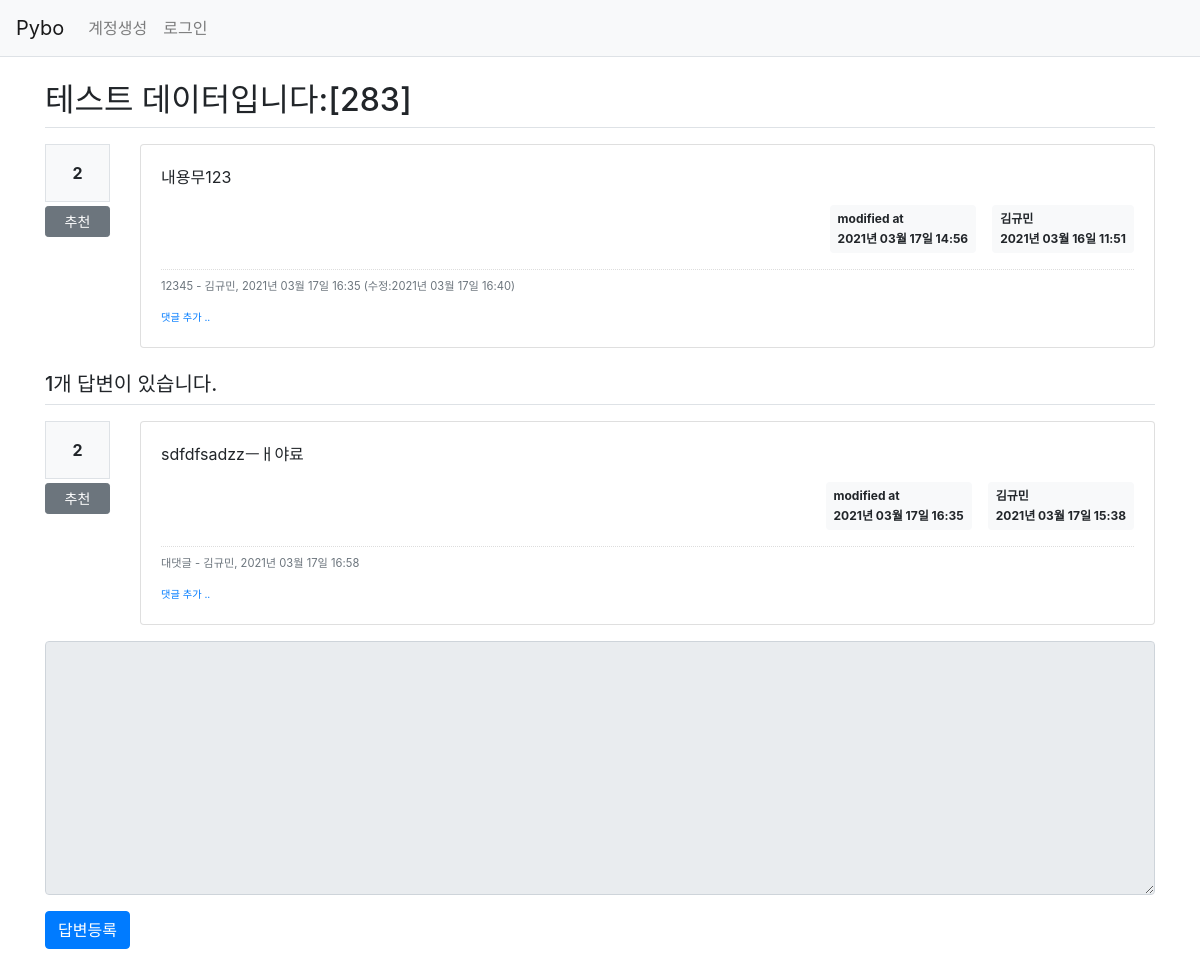
/question/detail/288/, run on an earlier commit of the app's database.
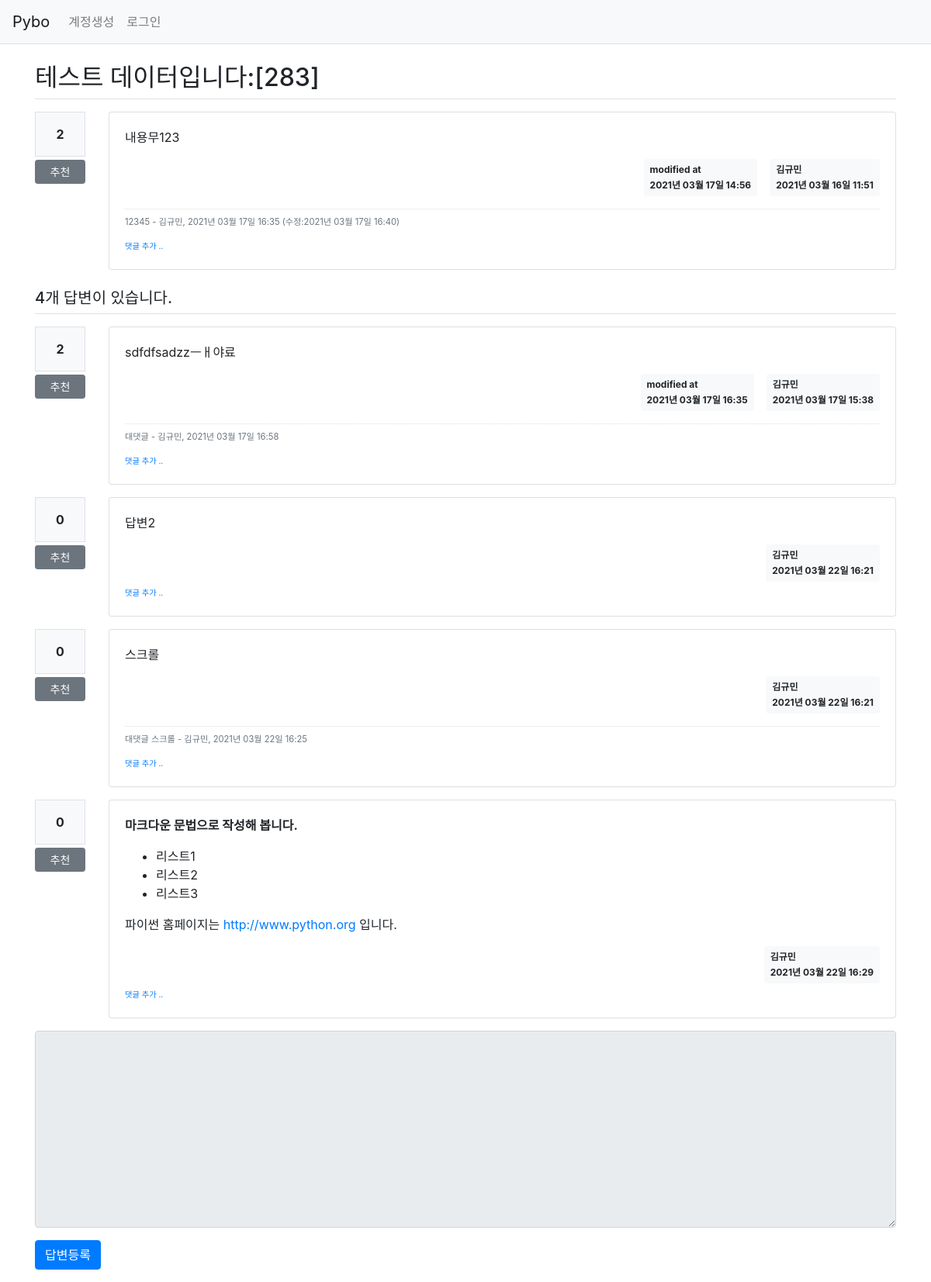
And on a later commit of the database.
### pybo/models.py (models this page shows)
class Question(db.Model):
    id = db.Column(db.Integer, primary_key=True)
    subject = db.Column(db.String(200), nullable=False)
    content = db.Column(db.Text(), nullable=False)
    create_date = db.Column(db.DateTime(), nullable=False)
    user_id = db.Column(db.Integer, db.ForeignKey('user.id', ondelete='CASCADE'), nullable=False)
    user = db.relationship('User', backref=db.backref('question_set'))
    modify_date = db.Column(db.DateTime(), nullable=True)
    voter = db.relationship('User', secondary=question_voter, backref=db.backref('question_voter_set'))

class User(db.Model):
    id = db.Column(db.Integer, primary_key=True)
    username = db.Column(db.String(150), unique=True, nullable=False)
    password = db.Column(db.String(200), nullable=False)
    email = db.Column(db.String(120), unique=True, nullable=False)

class Comment(db.Model):
    id = db.Column(db.Integer, primary_key=True)
    user_id = db.Column(db.Integer, db.ForeignKey('user.id', ondelete='CASCADE'), nullable=False)
    user = db.relationship('User', backref=db.backref('comment_set'))
    content = db.Column(db.Text(), nullable=False)
    create_date = db.Column(db.DateTime(), nullable=False)
    modify_date = db.Column(db.DateTime())
    question_id = db.Column(db.Integer, db.ForeignKey('question.id', ondelete='CASCADE'), nullable=True)
    question = db.relationship('Question', backref=db.backref('comment_set'))
    answer_id = db.Column(db.Integer, db.ForeignKey('answer.id', ondelete='CASCADE'), nullable=True)
    answer = db.relationship('Answer', backref=db.backref('comment_set'))

class Answer(db.Model):
    id = db.Column(db.Integer, primary_key=True)
    question_id = db.Column(db.Integer, db.ForeignKey('question.id', ondelete='CASCADE'))
    question = db.relationship('Question', backref=db.backref('answer_set'))
    content = db.Column(db.Text(), nullable=False)
    create_date = db.Column(db.DateTime(), nullable=False)
    user_id = db.Column(db.Integer, db.ForeignKey('user.id', ondelete='CASCADE'), nullable=False)
    user = db.relationship('User', backref=db.backref('answer_set'))
    modify_date = db.Column(db.DateTime(), nullable=True)
    voter = db.relationship('User', secondary=answer_voter, backref=db.backref('answer_voter_set'))

### pybo/views/question_views.py (the view)
@bp.route('/detail/<int:question_id>/')
def detail(question_id):
    form = AnswerForm()
    question = Question.query.get_or_404(question_id)
    return render_template('question/question_detail.html', question=question, form=form)

### pybo/forms.py
class AnswerForm(FlaskForm):
    content = TextAreaField('내용', validators=[DataRequired('내용은 필수입력 항목입니다.')])

### pybo/filter.py (called while the page is built)
def format_datetime(value, fmt='%Y년 %m월 %d일 %H:%M'):
    return value.strftime(fmt)

### pybo/views/auth_views.py (called while the page is built)
@bp.before_app_request
def load_logged_in_user():
    user_id = session.get('user_id')
    if user_id is None:
        g.user = None
    else:
        g.user = User.query.get(user_id)

### pybo/templates/question/question_detail.html (shortened to what this page needs)
{% extends 'base.html' %}
{% block content %}
<div class="container my-3">
    <h2 class="border-bottom py-2">{{ question.subject }}</h2>
    <div class="row my-3">
        <div class="col-1">
            <div class="bg-light text-center p-3 border font-weight-bolder mb-1">{{ question.voter|length }}</div>
            <a href="#" data-uri="{{ url_for('vote.question', question_id=question.id) }}" class="recommend btn btn-sm btn-secondary btn-block my-1">추천</a>
        </div>
        <div class="col-11">
            <div class="card">
                <div class="card-body">
                    <div class="card-text">{{ question.content|markdown }}</div>
                    <div class="d-flex justify-content-end">
                        {% if question.modify_date %}
                        <div class="badge badge-light p-2 text-left mx-3">
                            <div class="mb-2">modified at</div>
                            <div>{{ question.modify_date|datetime }}</div>
                        </div>
                        {% endif %}
                        <div class="badge badge-light p-2 text-left">
                            <div class="mb-2">{{ question.user.username }}</div>
                            <div>{{ question.create_date|datetime }}</div>
                        </div>
                    </div>
                    {% if question.comment_set|length > 0 %}
                    <div class="mt-3">
                        {% for comment in question.comment_set %}
                        <div class="comment py-2 text-muted">
                            <span style="white-space: pre-line;">{{ comment.content }}</span>
                            <span>
                                - {{ comment.user.username }}, {{ comment.create_date|datetime }}
                                {% if comment.modify_date %}
                                (수정:{{ comment.modify_date|datetime }})
                                {% endif %}
                            </span>
                        </div>
                        {% endfor %}
                    </div>
                    {% endif %}
                    <div>
                        <a href="{{ url_for('comment.create_question', question_id=question.id) }}" class="small"><small>댓글 추가 ..</small></a>
                    </div>
                </div>
            </div>
        </div>
    </div>
    <h5 class="border-bottom my-3 py-2">{{ question.answer_set|length }}개 답변이 있습니다.</h5>
    {% for answer in question.answer_set %}
    <div class="row my-3">
        <div class="col-1">
            <div class="bg-light text-center p-3 border font-weight-bolder mb-1">{{ answer.voter|length }}</div>
            <a href="#" data-uri="{{ url_for('vote.answer', answer_id=answer.id) }}" class="recommend btn btn-sm btn-secondary btn-block my-1">추천</a>
        </div>
        <div class="col-11">
            <div class="card">
                <div class="card-body">
                    <div class="card-text">{{ answer.content|markdown }}</div>
                    <div class="d-flex justify-content-end">
                        {% if answer.modify_date %}
                        <div class="badge badge-light p-2 text-left mx-3">
                            <div class="mb-2">modified at</div>
                            <div>{{ answer.modify_date|datetime }}</div>
                        </div>
                        {% endif %}
                        <div class="badge badge-light p-2 text-left">
                            <div class="mb-2">{{ answer.user.username }}</div>
                            <div>{{ answer.create_date|datetime }}</div>
                        </div>
                    </div>
                    {% if answer.comment_set|length > 0 %}
                    <div class="mt-3">
                        {% for comment in answer.comment_set %}
                        <div class="comment py-2 text-muted">
                            <span style="white-space: pre-line;">{{ comment.content }}</span>
                            <span>
                                - {{ comment.user.username }}, {{ comment.create_date|datetime }}
                            </span>
                        </div>
                        {% endfor %}
                    </div>
                    {% endif %}
                    <div>
                        <a href="{{ url_for('comment.create_answer', answer_id=answer.id) }}" class="small"><small>댓글 추가 ..</small></a>
                    </div>
                </div>
            </div>
        </div>
    </div>
    {% endfor %}
    <form action="{{ url_for('answer.create', question_id=question.id) }}" method="post" class="my-3">
        <div class="form-group">
            <textarea {% if not g.user %}disabled{% endif %}
                      name="content" id="content" class="form-control" rows="10"></textarea>
        </div>
        <input type="submit" value="답변등록" class="btn btn-primary">
    </form>
</div>
{% endblock %}

### pybo/templates/base.html (shortened to what this page needs)
<!doctype html>
<html lang="ko">
<head>
    <link rel="stylesheet" href="{{ url_for('static', filename='bootstrap.min.css') }}">
    <link rel="stylesheet" href="{{ url_for('static', filename='style.css') }}">
</head>
<body>
{% include "navbar.html" %}
{% block content %}
{% endblock %}
</body>
</html>

### pybo/templates/navbar.html (shortened to what this page needs)
<nav class="navbar navbar-expand-lg navbar-light bg-light border-bottom">
    <a class="navbar-brand" href="{{ url_for('main.index') }}">Pybo</a>
    <div class="collapse navbar-collapse flex-grow-0" id="navbarNav">
        {% if g.user %}
        <ul class="navbar-nav">
            <li class="nav-item ">
                <a class="nav-link" href="{{ url_for('auth.logout') }}">{{ g.user.username }} (로그아웃)</a>
            </li>
        </ul>
        {% else %}
        <ul class="navbar-nav">
            <li class="nav-item ">
                <a class="nav-link" href="{{ url_for('auth.signup') }}">계정생성</a>
            </li>
            <li class="nav-item ">
                <a class="nav-link" href="{{ url_for('auth.login') }}">로그인</a>
            </li>
        </ul>
        {% endif %}
    </div>
</nav>

### pybo/static/style.css (style rules this page uses)
.comment { border-top:dotted 1px #ddd; font-size:0.7em; }

What changed in the data, as far as the page shows it:
added Answer: voter|length "0", content "답변2", user.username "김규민", create_date "2021년 03월 22일 16:21"
added Answer: voter|length "0", content "스크롤", user.username "김규민", create_date "2021년 03월 22일 16:21"
added Comment: content "대댓글 스크롤", user.username "김규민", create_date "2021년 03월 22일 16:25", shown under "0"
added Answer: voter|length "0", content "마크다운 문법으로 작성해 봅니다. 리스트1 리스트2 리스트3 파이썬 홈페이지는 http://www.python.org 입니다.", user.username "김규민", create_date "2021년 03월 22일 16:29"
Also different on the page:
{{ question.answer_set|length }}: "1" → "4"
